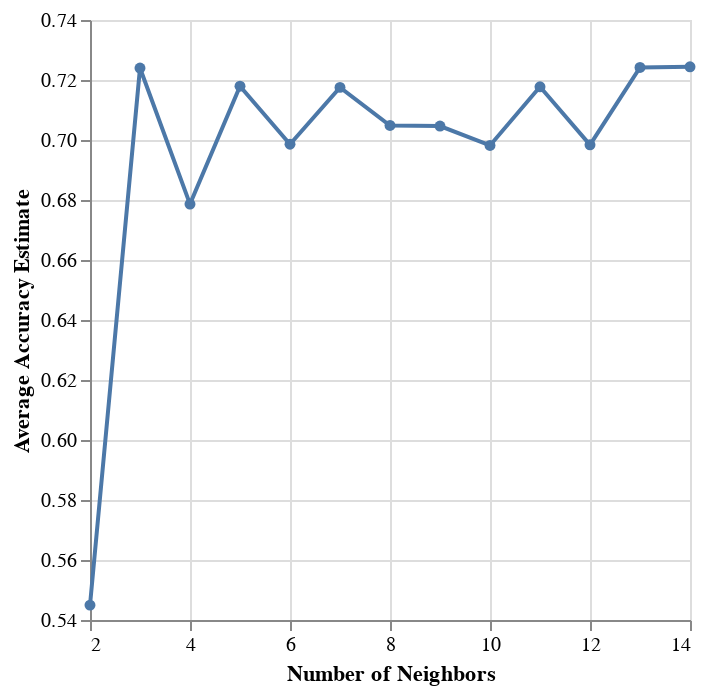

The cell this chart's notebook holds for it:
### Markdown cell above
#### 4. Create pipeline and use a 5 fold GridSearchCV to select the parameter value K that gives the best accuracy

### Code cell
np.random.seed(1234)

param_grid = {
    "kneighborsclassifier__n_neighbors": range(2, 15, 1),
}

X_train = player_train[['age', 'played_hours']]
y_train = player_train['subscribe']

player_pipe = make_pipeline(player_preprocessor, KNeighborsClassifier())

knn_tune_grid = GridSearchCV(
    estimator = player_pipe,
    param_grid = param_grid,
    cv=5
)

knn_model_grid = knn_tune_grid.fit(X_train, y_train)

cross_val = pd.DataFrame(knn_model_grid.cv_results_)

cross_val_plot = alt.Chart(cross_val).mark_line(point=True).encode(
    x=alt.X('param_kneighborsclassifier__n_neighbors')
        .title('Number of Neighbors')
        .scale(zero=False),
    y=alt.Y('mean_test_score')
        .title('Average Accuracy Estimate')
        .scale(zero=False)
)       
cross_val_plot

### Figure 1 — Vega specification as saved in the notebook (floating-point values rounded to 4 significant figures)
{"$schema": "https://vega.github.io/schema/vega/v5.json", "data": [{"name": "source_0", "values": [{"mean_test_score": 0.545, "param_kneighborsclassifier__n_neighbors": 2}, {"mean_test_score": 0.724, "param_kneighborsclassifier__n_neighbors": 3}, {"mean_test_score": 0.6786, "param_kneighborsclassifier__n_neighbors": 4}, {"mean_test_score": 0.7179, "param_kneighborsclassifier__n_neighbors": 5}, {"mean_test_score": 0.6986, "param_kneighborsclassifier__n_neighbors": 6}, {"mean_test_score": 0.7175, "param_kneighborsclassifier__n_neighbors": 7}, {"mean_test_score": 0.7048, "param_kneighborsclassifier__n_neighbors": 8}, {"mean_test_score": 0.7046, "param_kneighborsclassifier__n_neighbors": 9}, {"mean_test_score": 0.6982, "param_kneighborsclassifier__n_neighbors": 10}, {"mean_test_score": 0.7177, "param_kneighborsclassifier__n_neighbors": 11}, {"mean_test_score": 0.6984, "param_kneighborsclassifier__n_neighbors": 12}, {"mean_test_score": 0.7242, "param_kneighborsclassifier__n_neighbors": 13}, {"mean_test_score": 0.7244, "param_kneighborsclassifier__n_neighbors": 14}]}, {"name": "data_0", "values": [{"mean_test_score": 0.545, "param_kneighborsclassifier__n_neighbors": 2}, {"mean_test_score": 0.724, "param_kneighborsclassifier__n_neighbors": 3}, {"mean_test_score": 0.6786, "param_kneighborsclassifier__n_neighbors": 4}, {"mean_test_score": 0.7179, "param_kneighborsclassifier__n_neighbors": 5}, {"mean_test_score": 0.6986, "param_kneighborsclassifier__n_neighbors": 6}, {"mean_test_score": 0.7175, "param_kneighborsclassifier__n_neighbors": 7}, {"mean_test_score": 0.7048, "param_kneighborsclassifier__n_neighbors": 8}, {"mean_test_score": 0.7046, "param_kneighborsclassifier__n_neighbors": 9}, {"mean_test_score": 0.6982, "param_kneighborsclassifier__n_neighbors": 10}, {"mean_test_score": 0.7177, "param_kneighborsclassifier__n_neighbors": 11}, {"mean_test_score": 0.6984, "param_kneighborsclassifier__n_neighbors": 12}, {"mean_test_score": 0.7242, "param_kneighborsclassifier__n_neighbors": 13}, {"mean_test_score": 0.7244, "param_kneighborsclassifier__n_neighbors": 14}]}], "marks": [{"type": "line", "name": "layer_0_marks", "from": {"data": "source_0"}, "sort": {"field": "x"}, "encode": {"update": {"defined": {"signal": "isValid(datum[\"param_kneighborsclassifier__n_neighbors\"]) && isFinite(+datum[\"param_kneighborsclassifier__n_neighbors\"]) && isValid(datum[\"mean_test_score\"]) && isFinite(+datum[\"mean_test_score\"])"}, "y": {"field": "mean_test_score", "scale": "y"}, "x": {"field": "param_kneighborsclassifier__n_neighbors", "scale": "x"}, "stroke": {"value": "#4c78a8"}}}, "style": ["line"]}, {"type": "symbol", "name": "layer_1_marks", "from": {"data": "data_0"}, "encode": {"update": {"y": {"field": "mean_test_score", "scale": "y"}, "fill": {"value": "#4c78a8"}, "opacity": {"value": 1}, "x": {"field": "param_kneighborsclassifier__n_neighbors", "scale": "x"}}}, "style": ["point"]}], "scales": [{"name": "x", "type": "linear", "domain": {"fields": [{"data": "source_0", "field": "param_kneighborsclassifier__n_neighbors"}, {"data": "data_0", "field": "param_kneighborsclassifier__n_neighbors"}]}, "range": [0, {"signal": "width"}], "zero": false, "nice": true}, {"name": "y", "type": "linear", "domain": {"fields": [{"data": "source_0", "field": "mean_test_score"}, {"data": "data_0", "field": "mean_test_score"}]}, "range": [{"signal": "height"}, 0], "zero": false, "nice": true}], "axes": [{"scale": "x", "tickCount": {"signal": "ceil(width/40)"}, "orient": "bottom", "domain": false, "minExtent": 0, "labels": false, "ticks": false, "grid": true, "zindex": 0, "gridScale": "y", "aria": false, "maxExtent": 0}, {"scale": "y", "labels": false, "ticks": false, "zindex": 0, "grid": true, "minExtent": 0, "gridScale": "x", "domain": false, "aria": false, "maxExtent": 0, "tickCount": {"signal": "ceil(height/40)"}, "orient": "left"}, {"scale": "x", "grid": false, "labelOverlap": true, "zindex": 0, "tickCount": {"signal": "ceil(width/40)"}, "labelFlush": true, "title": "Number of Neighbors", "orient": "bottom"}, {"scale": "y", "orient": "left", "title": "Average Accuracy Estimate", "labelOverlap": true, "tickCount": {"signal": "ceil(height/40)"}, "zindex": 0, "grid": false}], "background": "white", "padding": 5, "style": "cell", "width": 300, "height": 300}
